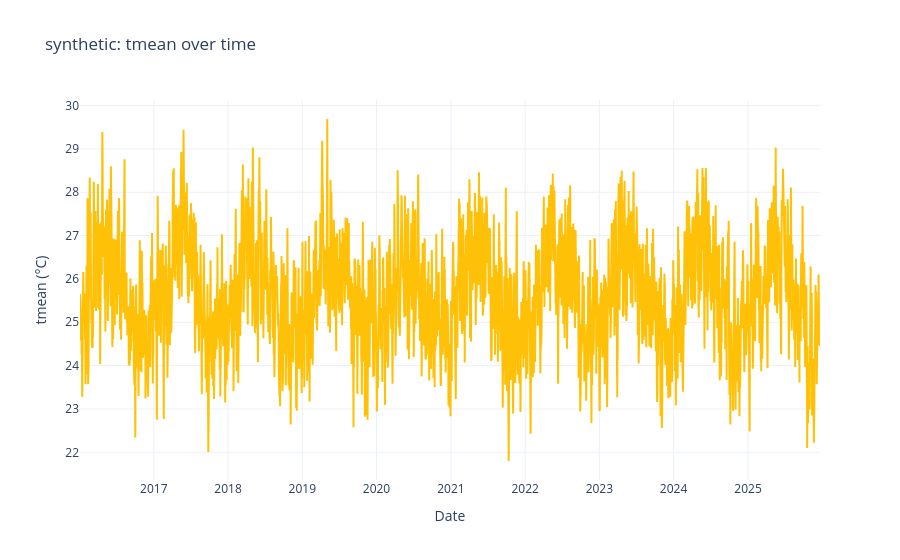

The code cell stored with this chart in its notebook:
### Code cell
# Visualizing the raw weather data tmean at daily timestamp
fig = go.Figure()
fig.add_trace(go.Scatter(x=weather_df["date"], y=weather_df["tmean"].round(2), name="tmean", line=dict(color="#FFC107", width=2)))

fig.update_layout(
    title=f"{DATA_DIR.name}: tmean over time",
    xaxis_title="Date",
    yaxis_title="tmean (°C)",
    template="plotly_white",
    legend=dict(orientation="h", y=1.15),
)
fig.show()

### Figure 1 — Plotly figure (JSON) as saved in the notebook; plotly's stock layout.template omitted (floating-point values rounded to 4 significant figures; data arrays with more than 128 entries replaced by an {"elided": "..."} marker saying what was removed)
{"data": [{"line": {"color": "#FFC107", "width": 2}, "name": "tmean", "type": "scatter", "x": {"elided": "3640 str values"}, "y": {"elided": "3640 float values"}}], "layout": {"legend": {"orientation": "h", "y": 1.15}, "title": {"text": "synthetic: tmean over time"}, "xaxis": {"title": {"text": "Date"}}, "yaxis": {"title": {"text": "tmean (°C)"}}}}
